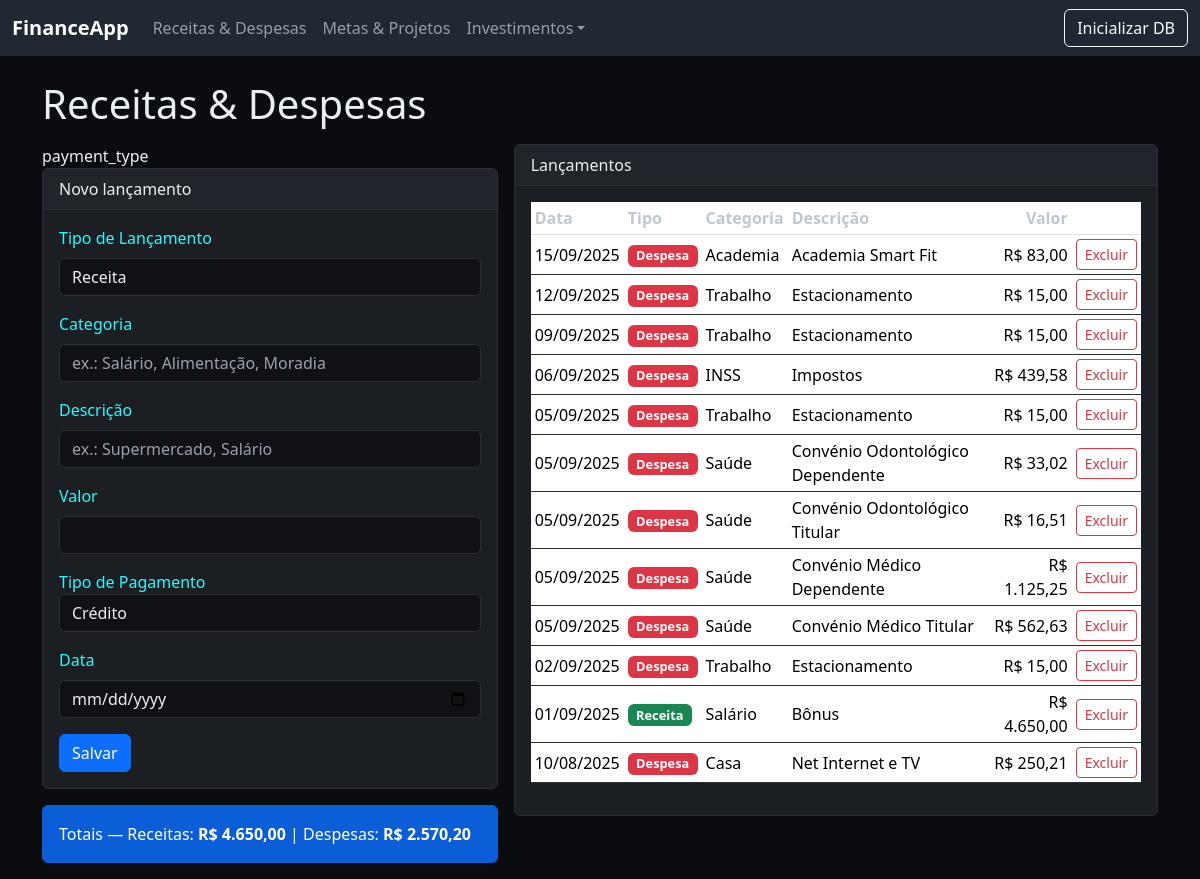
The page /transacoes on the database as committed earlier.
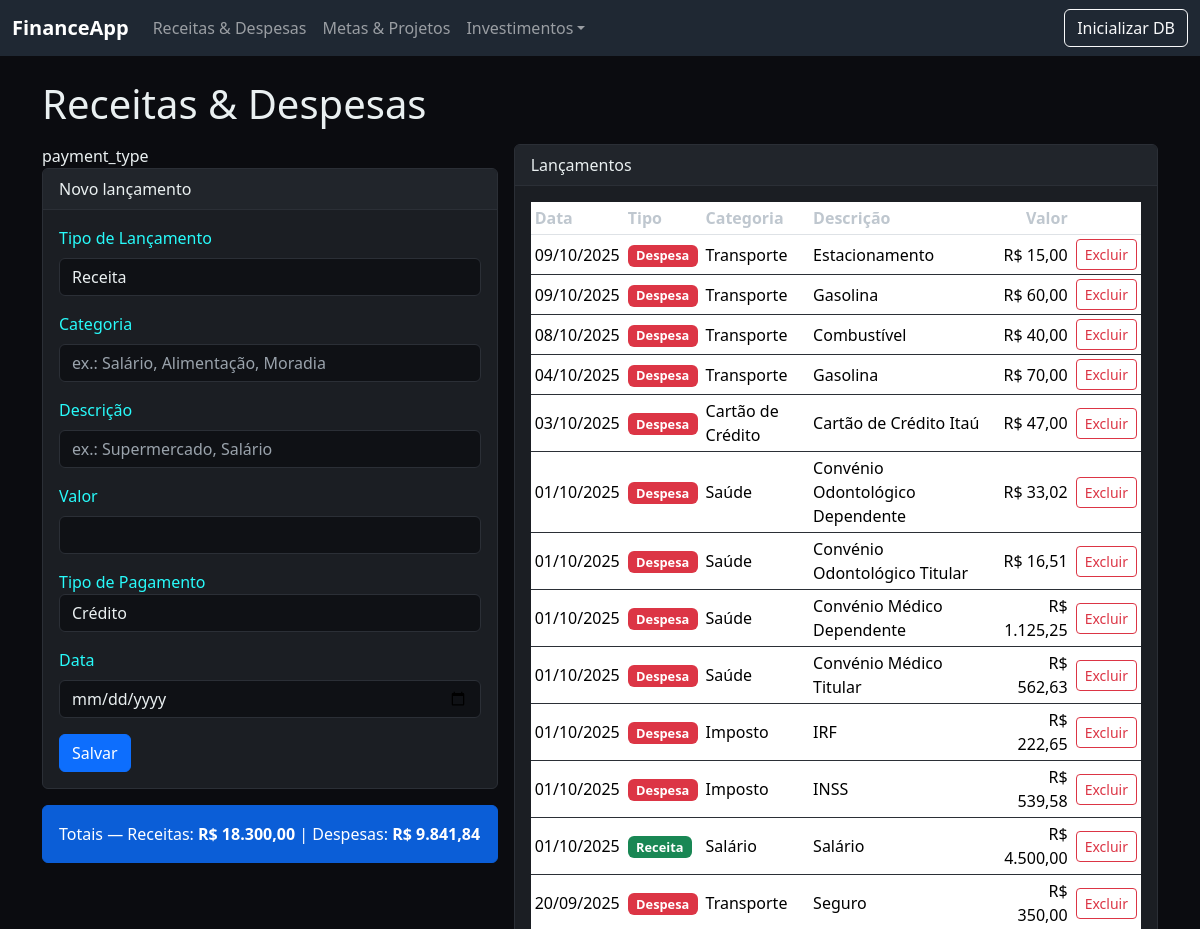
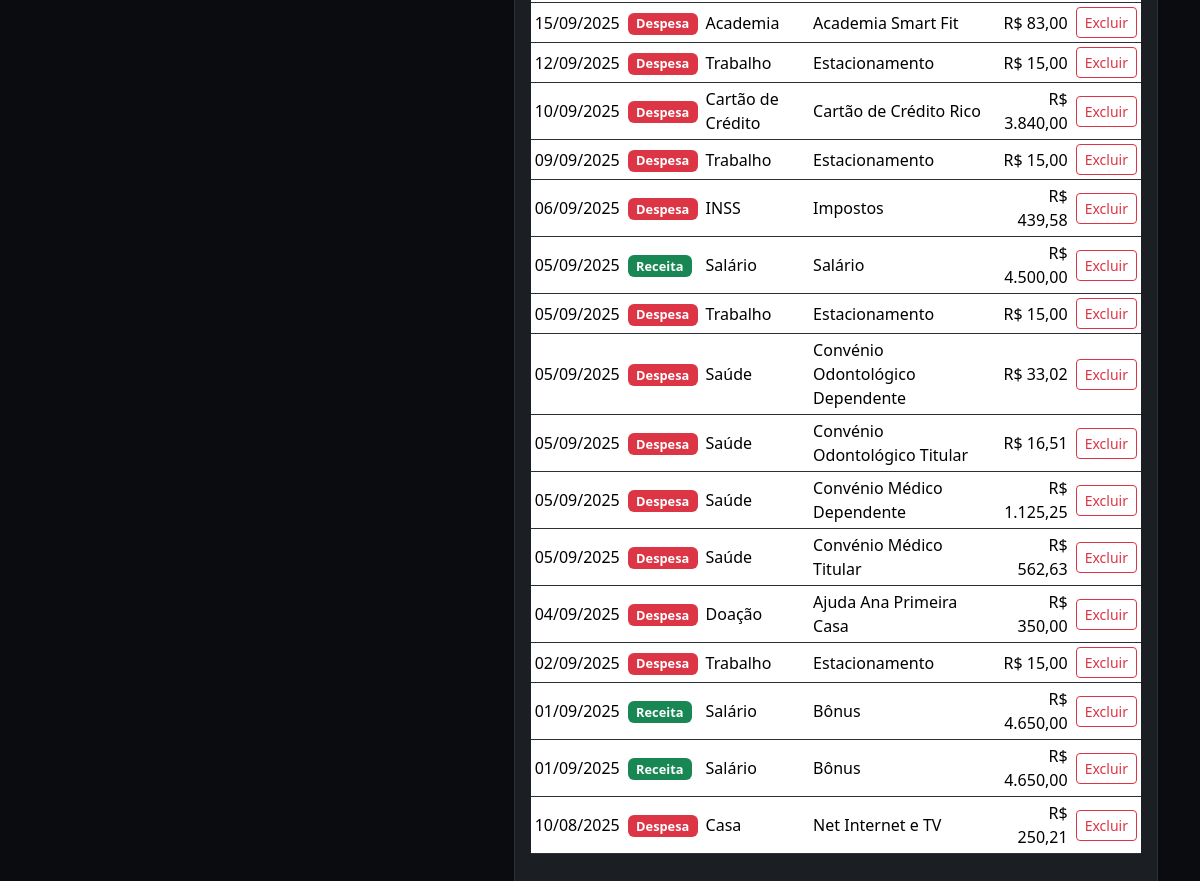
The same page on the database as committed later (2 pictures, top to bottom).
### app.py (models this page shows)
class Transaction(db.Model):
    __tablename__ = 'transactions'
    id = db.Column(db.Integer, primary_key=True)
    tipo = db.Column(db.String(20), nullable=False)  # 'receita' ou 'despesa'
    categoria = db.Column(db.String(50), nullable=True)  # opcional (ex: alimentação, salário)
    descricao = db.Column(db.String(200), nullable=False)
    valor = db.Column(db.Float, nullable=False)
    data = db.Column(db.Date, nullable=False, default=datetime.utcnow)
    cd_payment_type = db.Column(db.Integer, nullable=True)

### app.py (the view, shortened to what this page needs)
@app.route('/transacoes', methods=['GET', 'POST'])
def transacoes():
    trans = Transaction.query.order_by(Transaction.data.desc(), Transaction.id.desc()).all()
    total_receitas = sum(t.valor for t in trans if t.tipo == 'receita')
    total_despesas = sum(t.valor for t in trans if t.tipo == 'despesa')
    payment_tp = payment_type.query.all()
    return render_template('transacoes.html', transacoes=trans,
                           total_receitas=total_receitas, total_despesas=total_despesas, payment_type=payment_tp,)

### app.py (called while the page is built)
def money(n):
    return f"R$ {n:,.2f}".replace(",", "X").replace(".", ",").replace("X", ".")

### templates/transacoes.html (shortened to what this page needs)
{% extends "base.html" %}
{% block content %}
<h1 class="mb-3">Receitas & Despesas</h1>
<div class="row g-3">
  <div class="col-md-5">payment_type
    <div class="card">
      <div class="card-header">Novo lançamento</div>
      <div class="card-body">
        <form method="post">
          <div class="mb-3">
            <label class="form-label">Tipo de Lançamento</label>
            <select class="form-select" name="tipo" required>
              <option value="receita">Receita</option>
            </select>
          </div>
          <div class="mb-3">
            <label class="form-label">Categoria</label>
            <input class="form-control" name="categoria" placeholder="ex.: Salário, Alimentação, Moradia">
          </div>
          <div class="mb-3">
            <label class="form-label">Descrição</label>
            <input class="form-control" name="descricao" required placeholder="ex.: Supermercado, Salário">
          </div>
          <div class="mb-3">
            <label class="form-label">Valor</label>
            <input type="number" step="0.01" class="form-control" name="valor" required>
          </div>
          <div class="mb-3">
            <label class="from-label">Tipo de Pagamento</label>
            <select  step="0.01" class="form-control" name="tipo_pagamento">
              {% for pay_tp in payment_type %}
              <option>{{ pay_tp.name_payment_type }}</option>
              {% endfor %}
            </select>
          </div>
          <div class="mb-3">
            <label class="form-label">Data</label>
            <input type="date" class="form-control" name="data">
          </div>
          <button class="btn btn-primary">Salvar</button>
        </form>
      </div>
    </div>
    <div class="mt-3">
      <div class="alert alert-info">Totais — Receitas: <strong>{{ total_receitas|money }}</strong> | Despesas: <strong>{{ total_despesas|money }}</strong></div>
    </div>
  </div>
  <div class="col-md-7">
    <div class="card">
      <div class="card-header">Lançamentos</div>
      <div class="card-body table-responsive">
        <table class="table table-sm align-middle">
          <thead><tr><th>Data</th><th>Tipo</th><th>Categoria</th><th>Descrição</th><th class="text-end">Valor</th><th></th></tr></thead>
          <tbody>
            {% for t in transacoes %}
            <tr>
              <td>{{ t.data.strftime('%d/%m/%Y') }}</td>
              <td><span class="badge {{ 'bg-success' if t.tipo=='receita' else 'bg-danger' }}">{{ t.tipo.title() }}</span></td>
              <td>{{ t.categoria or '-' }}</td>
              <td>{{ t.descricao }}</td>
              <td class="text-end">{{ t.valor|money }}</td>
              <td class="text-end">
                <form method="post" action="{{ url_for('excluir_transacao', tid=t.id) }}" onsubmit="return confirm('Excluir este lançamento?')">
                  <button class="btn btn-sm btn-outline-danger">Excluir</button>
                </form>
              </td>
            </tr>
            {% endfor %}
          </tbody>
        </table>
      </div>
    </div>
  </div>
</div>
{% endblock %}

### templates/base.html (shortened to what this page needs)
<!doctype html>
<html lang="pt-br">
<head>
  <link href="https://cdn.jsdelivr.net/npm/bootstrap@5.3.2/dist/css/bootstrap.min.css" rel="stylesheet">
  <link rel="stylesheet" href="{{ url_for('static', filename='styles.css') }}">
</head>
<body>
<nav class="navbar navbar-expand-lg navbar-dark bg-dark mb-4">
  <div class="container-fluid">
    <a class="navbar-brand fw-bold" href="{{ url_for('dashboard') }}">FinanceApp</a>
    <div class="collapse navbar-collapse" id="nav">
      <ul class="navbar-nav me-auto mb-2 mb-lg-0">
        <li class="nav-item"><a class="nav-link" href="{{ url_for('transacoes') }}">Receitas & Despesas</a></li>
        <li class="nav-item"><a class="nav-link" href="{{ url_for('metas') }}">Metas & Projetos</a></li>
        <li class="nav-item dropdown">
          <a class="nav-link dropdown-toggle" href="#" role="button" data-bs-toggle="dropdown" aria-expanded="false">Investimentos</a>
        </li>
      </ul>
      <a class="btn btn-outline-light" href="{{ url_for('init_db') }}">Inicializar DB</a>
    </div>
  </div>
</nav>
<div class="container">
  {% block content %}{% endblock %}
</div>
</body>
</html>

### static/styles.css (style rules this page uses)
body { background: #0b0c10; color: #eaf0f1; }
.navbar { background: #1f2833 !important; }
.card { background: #1b1e23; border: 1px solid #2b2f36; color:#28fbfb }
.card-header { background: #21252b; color: #eaf0f1; border-bottom: 1px solid #2b2f36; }
.table { color: #eaf0f1; }
.table thead th { color: #bfc7cf; }
.table tbody tr { border-color: #2b2f36 }
.alert-info { background: #0b5ed7; border-color: #0b5ed7; color: #fff; }
.badge { font-size: .8rem; }
.btn-outline-danger { border-color: #dc3545; color: #dc3545; }
a, .btn-link { color: #66fcf1; }
.form-control, .form-select { background: #0f1115; color: #eaf0f1; border: 1px solid #2b2f36; }
.form-control::placeholder { color: #9aa3ac; }

Rows that differ between the two databases and show on the page:
added Transaction: data "09/10/2025", tipo "Despesa", categoria "Transporte", descricao "Estacionamento", valor "R$ 15,00"
added Transaction: data "09/10/2025", tipo "Despesa", categoria "Transporte", descricao "Gasolina", valor "R$ 60,00"
added Transaction: data "08/10/2025", tipo "Despesa", categoria "Transporte", descricao "Combustível", valor "R$ 40,00"
added Transaction: data "04/10/2025", tipo "Despesa", categoria "Transporte", descricao "Gasolina", valor "R$ 70,00"
added Transaction: data "03/10/2025", tipo "Despesa", categoria "Cartão de Crédito", descricao "Cartão de Crédito Itaú", valor "R$ 47,00"
added Transaction: data "01/10/2025", tipo "Despesa", categoria "Saúde", descricao "Convénio Odontológico Dependente", valor "R$ 33,02"
added Transaction: data "01/10/2025", tipo "Despesa", categoria "Saúde", descricao "Convénio Odontológico Titular", valor "R$ 16,51"
added Transaction: data "01/10/2025", tipo "Despesa", categoria "Saúde", descricao "Convénio Médico Dependente", valor "R$ 1.125,25"
added Transaction: data "01/10/2025", tipo "Despesa", categoria "Saúde", descricao "Convénio Médico Titular", valor "R$ 562,63"
added Transaction: data "01/10/2025", tipo "Despesa", categoria "Imposto", descricao "IRF", valor "R$ 222,65"
added Transaction: data "01/10/2025", tipo "Despesa", categoria "Imposto", descricao "INSS", valor "R$ 539,58"
added Transaction: data "01/10/2025", tipo "Receita", categoria "Salário", descricao "Salário", valor "R$ 4.500,00"
added Transaction: data "20/09/2025", tipo "Despesa", categoria "Transporte", descricao "Seguro", valor "R$ 350,00"
added Transaction: data "10/09/2025", tipo "Despesa", categoria "Cartão de Crédito", descricao "Cartão de Crédito Rico", valor "R$ 3.840,00"
added Transaction: data "05/09/2025", tipo "Receita", categoria "Salário", descricao "Salário", valor "R$ 4.500,00"
added Transaction: data "04/09/2025", tipo "Despesa", categoria "Doação", descricao "Ajuda Ana Primeira Casa", valor "R$ 350,00"
added Transaction: data "01/09/2025", tipo "Receita", categoria "Salário", descricao "Bônus", valor "R$ 4.650,00"
Other text that changed with them:
{{ total_receitas|money }}: "R$ 4.650,00" → "R$ 18.300,00"
{{ total_despesas|money }}: "R$ 2.570,20" → "R$ 9.841,84"
